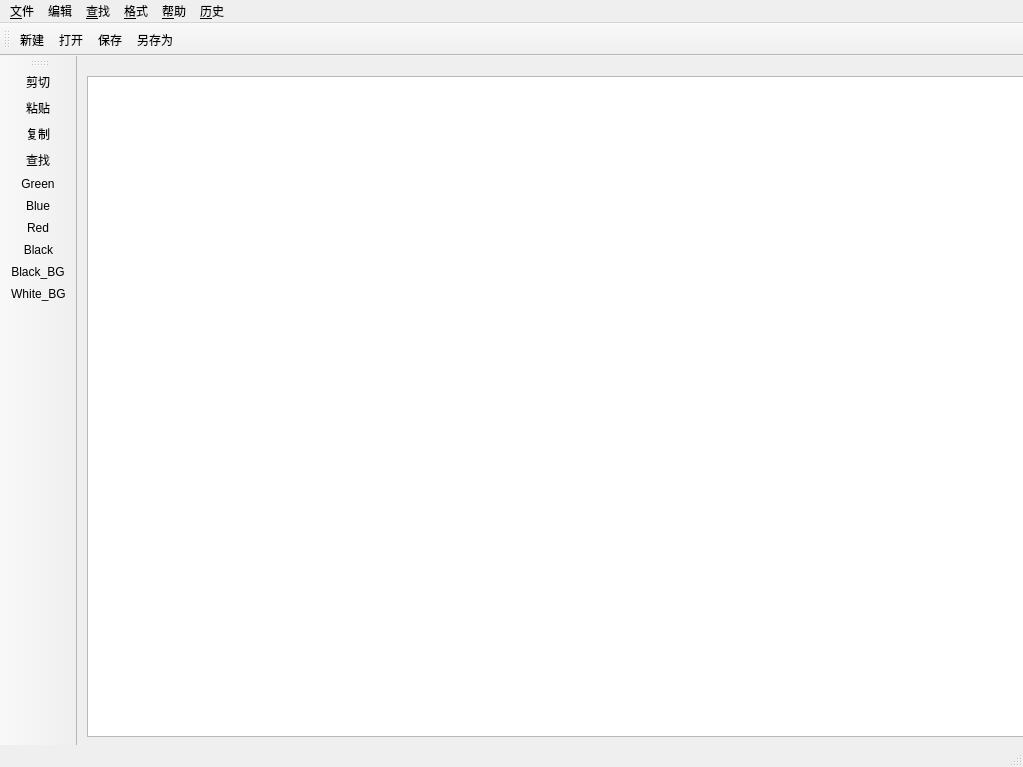
<?xml version="1.0" encoding="UTF-8"?>
<ui version="4.0">
 <class>MainWindow</class>
 <widget class="QMainWindow" name="MainWindow">
  <property name="geometry">
   <rect>
    <x>0</x>
    <y>0</y>
    <width>1023</width>
    <height>767</height>
   </rect>
  </property>
  <property name="windowTitle">
   <string>MainWindow</string>
  </property>
  <widget class="QWidget" name="centralWidget">
   <widget class="QPlainTextEdit" name="plainTextEdit">
    <property name="geometry">
     <rect>
      <x>10</x>
      <y>20</y>
      <width>961</width>
      <height>661</height>
     </rect>
    </property>
    <property name="sizePolicy">
     <sizepolicy hsizetype="Expanding" vsizetype="Expanding">
      <horstretch>0</horstretch>
      <verstretch>0</verstretch>
     </sizepolicy>
    </property>
    <property name="font">
     <font>
      <pointsize>20</pointsize>
     </font>
    </property>
    <property name="locale">
     <locale language="English" country="UnitedStates"/>
    </property>
    <property name="plainText">
     <string/>
    </property>
   </widget>
  </widget>
  <widget class="QStatusBar" name="statusBar"/>
  <widget class="QMenuBar" name="menuBar">
   <property name="geometry">
    <rect>
     <x>0</x>
     <y>0</y>
     <width>1023</width>
     <height>21</height>
    </rect>
   </property>
   <widget class="QMenu" name="menuFile">
    <property name="title">
     <string>&amp;文件</string>
    </property>
    <addaction name="action_New"/>
    <addaction name="action_Open"/>
    <addaction name="action_Save"/>
    <addaction name="action_Save_as"/>
    <addaction name="separator"/>
    <addaction name="action_Exit"/>
   </widget>
   <widget class="QMenu" name="menuEdit">
    <property name="title">
     <string>编辑</string>
    </property>
    <addaction name="action_Copy"/>
    <addaction name="action_Cut"/>
    <addaction name="action_Paste"/>
   </widget>
   <widget class="QMenu" name="menuAbout">
    <property name="title">
     <string>&amp;查找</string>
    </property>
    <addaction name="action_Find"/>
   </widget>
   <widget class="QMenu" name="menu_Format">
    <property name="title">
     <string>&amp;格式</string>
    </property>
    <addaction name="actionFont"/>
    <addaction name="actionColor"/>
    <addaction name="actionGreen"/>
    <addaction name="actionBlue"/>
    <addaction name="actionRed"/>
    <addaction name="actionBlack"/>
    <addaction name="separator"/>
    <addaction name="actionBackground_color"/>
    <addaction name="actionBlack_BG"/>
    <addaction name="actionWhite_BG"/>
    <addaction name="separator"/>
    <addaction name="actionFont_Size"/>
   </widget>
   <widget class="QMenu" name="menu_About">
    <property name="title">
     <string>&amp;帮助</string>
    </property>
    <addaction name="action_About"/>
    <addaction name="action_About_Qt"/>
   </widget>
   <widget class="QMenu" name="menu_History">
    <property name="title">
     <string>&amp;历史</string>
    </property>
   </widget>
   <addaction name="menuFile"/>
   <addaction name="menuEdit"/>
   <addaction name="menuAbout"/>
   <addaction name="menu_Format"/>
   <addaction name="menu_About"/>
   <addaction name="menu_History"/>
  </widget>
  <widget class="QToolBar" name="EdittoolBar">
   <property name="windowTitle">
    <string>toolBar</string>
   </property>
   <attribute name="toolBarArea">
    <enum>LeftToolBarArea</enum>
   </attribute>
   <attribute name="toolBarBreak">
    <bool>false</bool>
   </attribute>
   <addaction name="action_Cut"/>
   <addaction name="action_Paste"/>
   <addaction name="action_Copy"/>
   <addaction name="action_Find"/>
   <addaction name="actionGreen"/>
   <addaction name="actionBlue"/>
   <addaction name="actionRed"/>
   <addaction name="actionBlack"/>
   <addaction name="actionBlack_BG"/>
   <addaction name="actionWhite_BG"/>
  </widget>
  <widget class="QToolBar" name="FiletoolBar">
   <property name="windowTitle">
    <string>toolBar_2</string>
   </property>
   <attribute name="toolBarArea">
    <enum>TopToolBarArea</enum>
   </attribute>
   <attribute name="toolBarBreak">
    <bool>false</bool>
   </attribute>
   <addaction name="action_New"/>
   <addaction name="action_Open"/>
   <addaction name="action_Save"/>
   <addaction name="action_Save_as"/>
  </widget>
  <action name="action_New">
   <property name="icon">
    <iconset resource="image.qrc">
     <normaloff>:/image/image/new.png</normaloff>:/image/image/new.png</iconset>
   </property>
   <property name="text">
    <string>&amp;新建</string>
   </property>
   <property name="shortcut">
    <string>Ctrl+N</string>
   </property>
   <property name="shortcutVisibleInContextMenu">
    <bool>false</bool>
   </property>
  </action>
  <action name="action_Open">
   <property name="icon">
    <iconset resource="image.qrc">
     <normaloff>:/image/image/open.png</normaloff>:/image/image/open.png</iconset>
   </property>
   <property name="text">
    <string>&amp;打开</string>
   </property>
   <property name="shortcut">
    <string>Ctrl+O</string>
   </property>
  </action>
  <action name="action_Save">
   <property name="icon">
    <iconset resource="image.qrc">
     <normaloff>:/image/image/save.png</normaloff>:/image/image/save.png</iconset>
   </property>
   <property name="text">
    <string>&amp;保存</string>
   </property>
   <property name="shortcut">
    <string>Ctrl+S</string>
   </property>
  </action>
  <action name="action_Save_as">
   <property name="icon">
    <iconset resource="image.qrc">
     <normaloff>:/image/image/save.png</normaloff>:/image/image/save.png</iconset>
   </property>
   <property name="text">
    <string>&amp;另存为</string>
   </property>
  </action>
  <action name="action_Exit">
   <property name="icon">
    <iconset resource="image.qrc">
     <normaloff>:/image/image/exit.png</normaloff>:/image/image/exit.png</iconset>
   </property>
   <property name="text">
    <string>&amp;退出</string>
   </property>
  </action>
  <action name="action_Copy">
   <property name="icon">
    <iconset resource="image.qrc">
     <normaloff>:/image/image/copy.png</normaloff>:/image/image/copy.png</iconset>
   </property>
   <property name="text">
    <string>&amp;复制</string>
   </property>
   <property name="shortcut">
    <string>Ctrl+C</string>
   </property>
  </action>
  <action name="action_Cut">
   <property name="icon">
    <iconset resource="image.qrc">
     <normaloff>:/image/image/cut.png</normaloff>:/image/image/cut.png</iconset>
   </property>
   <property name="text">
    <string>&amp;剪切</string>
   </property>
   <property name="shortcut">
    <string>Ctrl+X</string>
   </property>
  </action>
  <action name="action_Paste">
   <property name="icon">
    <iconset resource="image.qrc">
     <normaloff>:/image/image/paste.png</normaloff>:/image/image/paste.png</iconset>
   </property>
   <property name="text">
    <string>&amp;粘贴</string>
   </property>
   <property name="shortcut">
    <string>Ctrl+V</string>
   </property>
  </action>
  <action name="action_About">
   <property name="text">
    <string>&amp;About</string>
   </property>
  </action>
  <action name="action_About_Qt">
   <property name="text">
    <string>&amp;About Qt</string>
   </property>
  </action>
  <action name="action_Find">
   <property name="icon">
    <iconset resource="image.qrc">
     <normaloff>:/image/image/find.png</normaloff>:/image/image/find.png</iconset>
   </property>
   <property name="text">
    <string>&amp;查找</string>
   </property>
  </action>
  <action name="actionGreen">
   <property name="icon">
    <iconset resource="image.qrc">
     <normaloff>:/image/image/green.png</normaloff>:/image/image/green.png</iconset>
   </property>
   <property name="text">
    <string>Green</string>
   </property>
  </action>
  <action name="actionBlue">
   <property name="icon">
    <iconset resource="image.qrc">
     <normaloff>:/image/image/blue.png</normaloff>:/image/image/blue.png</iconset>
   </property>
   <property name="text">
    <string>Blue</string>
   </property>
  </action>
  <action name="actionRed">
   <property name="icon">
    <iconset resource="image.qrc">
     <normaloff>:/image/image/red.png</normaloff>:/image/image/red.png</iconset>
   </property>
   <property name="text">
    <string>Red</string>
   </property>
  </action>
  <action name="actionBlack">
   <property name="icon">
    <iconset resource="image.qrc">
     <normaloff>:/image/image/black.png</normaloff>:/image/image/black.png</iconset>
   </property>
   <property name="text">
    <string>Black</string>
   </property>
  </action>
  <action name="actionFont">
   <property name="text">
    <string>Font</string>
   </property>
  </action>
  <action name="actionBackground_color">
   <property name="text">
    <string>Background color</string>
   </property>
  </action>
  <action name="actionGreen_BG">
   <property name="text">
    <string>Green_BG</string>
   </property>
  </action>
  <action name="actionBlue_BG">
   <property name="text">
    <string>Blue_BG</string>
   </property>
  </action>
  <action name="actionBlack_BG">
   <property name="icon">
    <iconset resource="image.qrc">
     <normaloff>:/image/image/1.png</normaloff>:/image/image/1.png</iconset>
   </property>
   <property name="text">
    <string>Black_BG</string>
   </property>
  </action>
  <action name="actionWhite_BG">
   <property name="icon">
    <iconset resource="image.qrc">
     <normaloff>:/image/image/2.png</normaloff>:/image/image/2.png</iconset>
   </property>
   <property name="text">
    <string>White_BG</string>
   </property>
  </action>
  <action name="actionFont_Size">
   <property name="text">
    <string>Font Size</string>
   </property>
  </action>
  <action name="actionColor">
   <property name="text">
    <string>Color</string>
   </property>
  </action>
 </widget>
 <layoutdefault spacing="6" margin="11"/>
 <resources>
  <include location="image.qrc"/>
 </resources>
 <connections>
  <connection>
   <sender>action_Exit</sender>
   <signal>triggered()</signal>
   <receiver>MainWindow</receiver>
   <slot>close()</slot>
   <hints>
    <hint type="sourcelabel">
     <x>-1</x>
     <y>-1</y>
    </hint>
    <hint type="destinationlabel">
     <x>417</x>
     <y>335</y>
    </hint>
   </hints>
  </connection>
  <connection>
   <sender>action_Copy</sender>
   <signal>triggered()</signal>
   <receiver>plainTextEdit</receiver>
   <slot>copy()</slot>
   <hints>
    <hint type="sourcelabel">
     <x>-1</x>
     <y>-1</y>
    </hint>
    <hint type="destinationlabel">
     <x>415</x>
     <y>295</y>
    </hint>
   </hints>
  </connection>
  <connection>
   <sender>action_Cut</sender>
   <signal>triggered()</signal>
   <receiver>plainTextEdit</receiver>
   <slot>cut()</slot>
   <hints>
    <hint type="sourcelabel">
     <x>-1</x>
     <y>-1</y>
    </hint>
    <hint type="destinationlabel">
     <x>415</x>
     <y>295</y>
    </hint>
   </hints>
  </connection>
  <connection>
   <sender>action_Paste</sender>
   <signal>triggered()</signal>
   <receiver>plainTextEdit</receiver>
   <slot>paste()</slot>
   <hints>
    <hint type="sourcelabel">
     <x>-1</x>
     <y>-1</y>
    </hint>
    <hint type="destinationlabel">
     <x>415</x>
     <y>295</y>
    </hint>
   </hints>
  </connection>
 </connections>
</ui>
